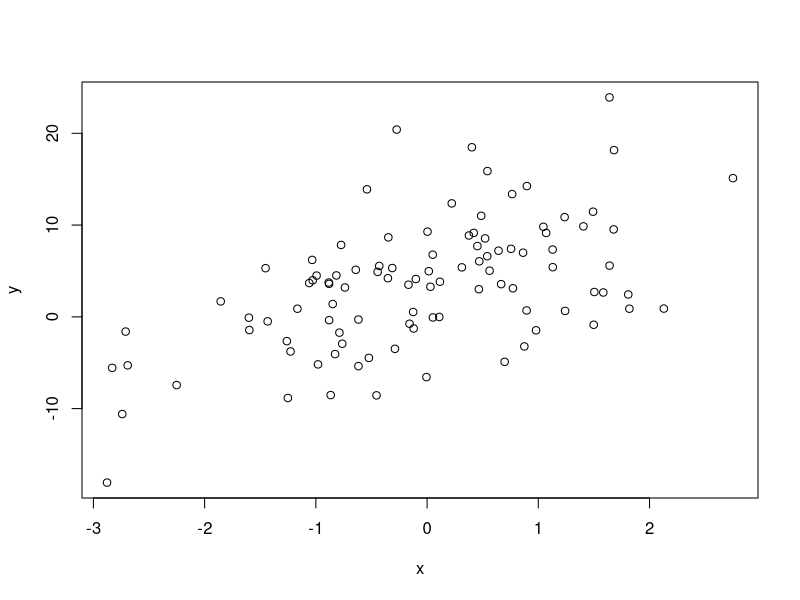
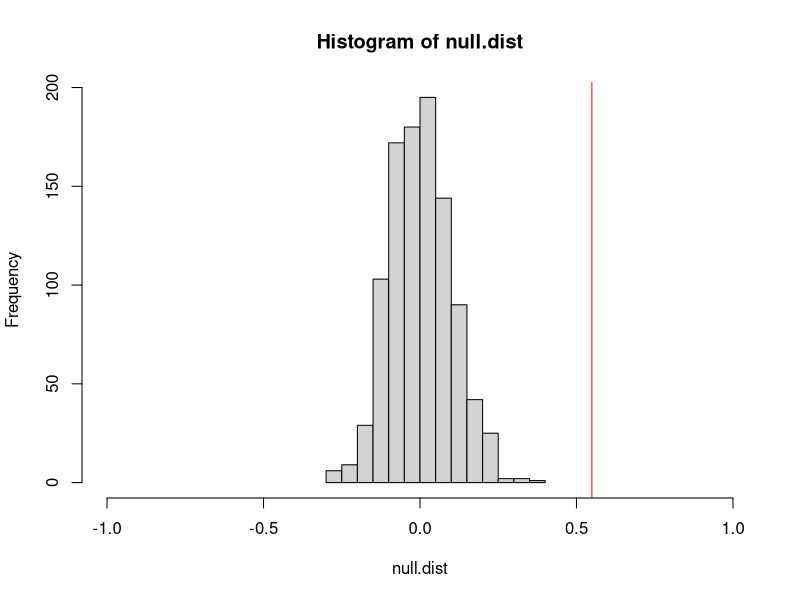

Source code (R) for these figures, in order:
#notes for plan B permutation 
#-- entering in the data

x<-rnorm(100, 0,1)

y<-3*x+rnorm(100, 3, 6)

plot(x,y)

#calculate the stat on our original data
stat<-cor(x,y)
stat

#do many iterations
N<-1000
null.dist<-numeric(N)

for(i in 1:N) {
  permuted.x<- sample(x) #permute SDS vector
  
  null.dist[i] <-cor(permuted.x,y)
  
}


#optional visualization
#make histogram of dist
hist(null.dist, xlim=c(-1,1))
abline(v=stat, col="red")

#find the p-value

# if the diff is positive 
mean(null.dist>stat)*2 

# if the diff is negative 
mean(null.dist<stat)*2 


# unit of travel distance in miles --> white it on the plot 
# add title 

# look at the last score equal, final margin of victory (home score vs visitor score (true or false for win) and margin will be the difference) 

# quantitative variables: 